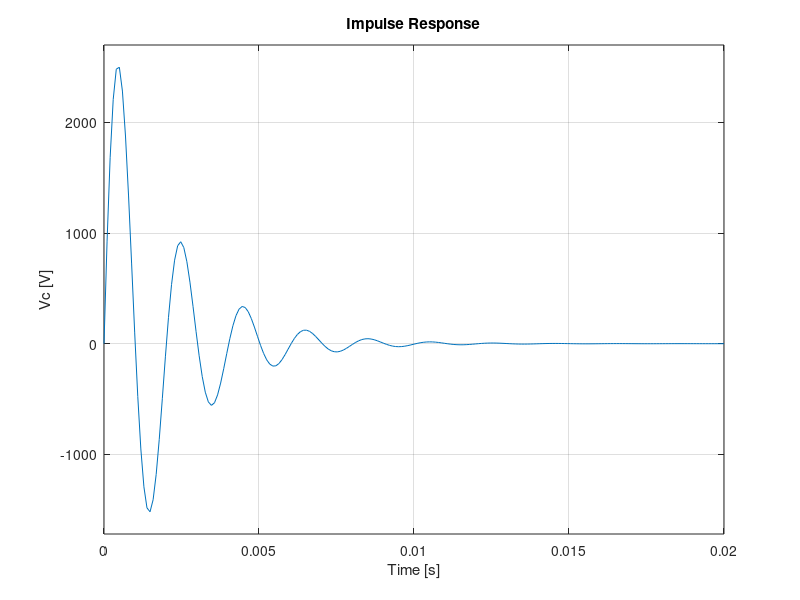

Here is the MATLAB script that generated this plot:
clc;clear all;close all;

 %Parámetros del circuito
R = 100; % Resistencia (ohmios)
L = 0.1; % Inductancia (henrios)
Cap = 1e-6; % Capacitancia (faradios)
A = [0 1; -1/(L*Cap) -R/L]; % Matriz de Estado
B = [0; 1/L]; % Matriz de Entrada
C = [1/Cap 0]; % Matriz de Salida
D = 0; % Matriz de Transferencia directa

sys = ss(A,B,C,D);
subplot(2,1,1);
step(sys);
xlabel('Time [s]'); ylabel('Vc [V]');
subplot(2,1,2);
impulse(sys);
xlabel('Time [s]'); ylabel('Vc [V]');